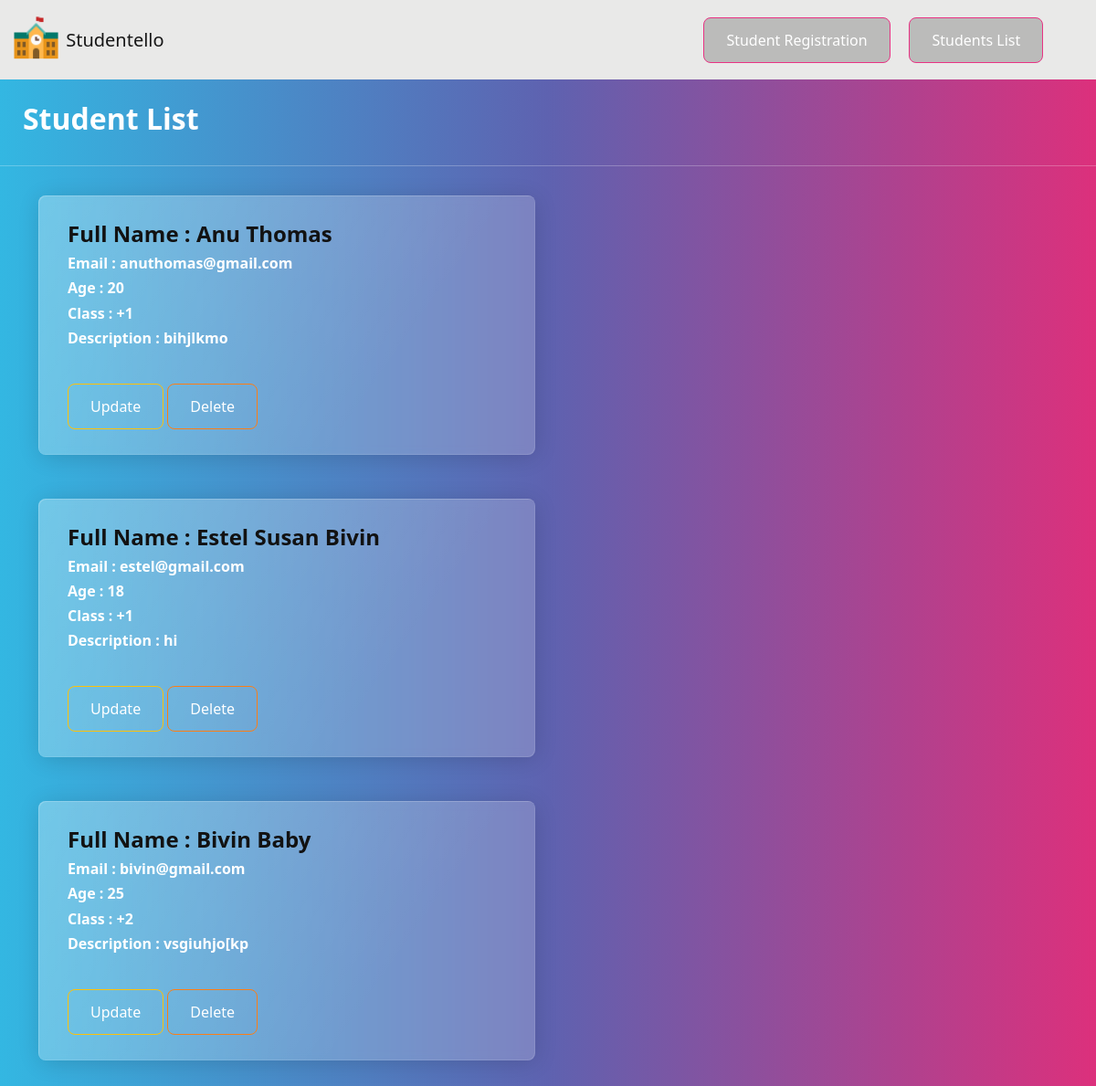
Page /viewlist on the committed database.
### studentapp/models.py (models this page shows, shortened)
class Student(models.Model):
    Full_Name=models.CharField(max_length=50,blank=False,null=True)
    Email = models.EmailField(max_length=100,blank=False,null=True)
    Age = models.IntegerField(validators=[age_validation])
    Class =models.CharField(max_length=40,choices = choice,default='---')
    Description= models.TextField(max_length=400,null=True,blank=True)

### studentapp/views.py (the view)
# urls.py: path('viewlist',views.viewlist,name='viewlist'),
def viewlist(request):
    stud=Student.objects.all()
    context={'stud':stud}
    return render(request, 'viewlist.html',context=context)

### templates/viewlist.html (shortened to what this page needs)
{% extends 'base.html' %}
{% load static %}
{% block body %}
<br>
        <h2> &nbsp;&nbsp;&nbsp;Student List </h2><hr>
        {% for i in stud %}
            <div class="container ">
                <div class="row">
                    <div class="col-lg-6 ">
                        <div class="card" style="width: 34rem;">
                            <div class="card-body">
                                <h4 class="card-title" style="color: rgb(18, 18, 18);">Full Name :  {{i.Full_Name}}</h4>
                                <h6 class="card-subtitle mb-2 ">Email : {{i.Email}}</h6>
                                <h6 class="card-subtitle mb-2 ">Age : {{i.Age}}</h6>
                                <h6 class="card-subtitle mb-2 ">Class : {{i.Class}}</h6>
                                <h6 class="card-subtitle mb-2">Description : {{i.Description}}</h6><br>
                                <a class="btn btn-outline-warning" type="button" href="{% url 'updatelist' i.id %}" class="card-link">Update</a>
                                <a class="btn btn-outline-danger" type="button" href="{% url 'deletelist' i.id %}" class="card-link">Delete</a>
                            </div>
                        </div><br><br>
                    </div>
                </div>
            </div>
            {% endfor %}
{% endblock %}

### templates/base.html (shortened to what this page needs)
{% load static %}
<!DOCTYPE html>
<html>
    <head>
        <link rel="stylesheet" href="https://cdn.jsdelivr.net/npm/bootstrap@4.0.0/dist/css/bootstrap.min.css">
        <link rel="stylesheet" href="https://bootswatch.com/5/quartz/bootstrap.min.css">
        <link rel="stylesheet" href="{% static 'style.css' %}">
    </head>
    <body>
        <nav class="navbar navbar-expand-lg navbar-light bg-light">
            <div class="container-fluid">
                <img src="{% static 'img/icons.png' %}" height="55px">
                <a class="navbar-brand" href="{% url 'home' %}">&nbsp;Studentello</a>
                <div class="collapse navbar-collapse" id="navbarTogglerDemo03">
                    <ul class="navbar-nav ml-auto mb-2 mb-lg-0">
                        <li class="nav-item">
                            <a class="btn btn-primary navbar-btn" type="button" href="{% url 'register' %}">Student Registration</a>
                        </li>
                        <li class="nav-item">
                            <a class="btn btn-primary navbar-btn" type="button" href="{% url 'viewlist' %}">Students List</a>
                        </li>
                    </ul>
                </div>
            </div>
        </nav>
        {% block body %}
        {% endblock %}
    </body>
</html>

### rows in the picture
Student: Full_Name "Anu Thomas", Email "anuthomas@gmail.com", Age "20", Class "+1", Description "bihjlkmo"
Student: Full_Name "Estel Susan Bivin", Email "estel@gmail.com", Age "18", Class "+1", Description "hi"
Student: Full_Name "Bivin Baby", Email "bivin@gmail.com", Age "25", Class "+2", Description "vsgiuhjo[kp"
